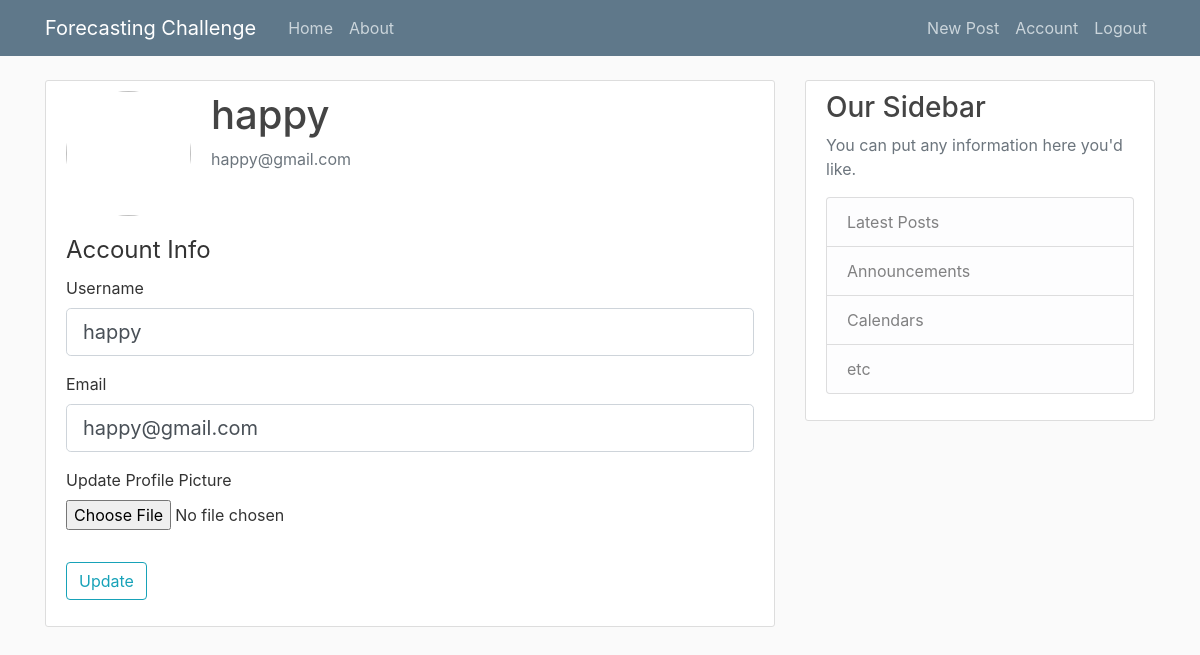
Before: /account (signed in) with the older database file.
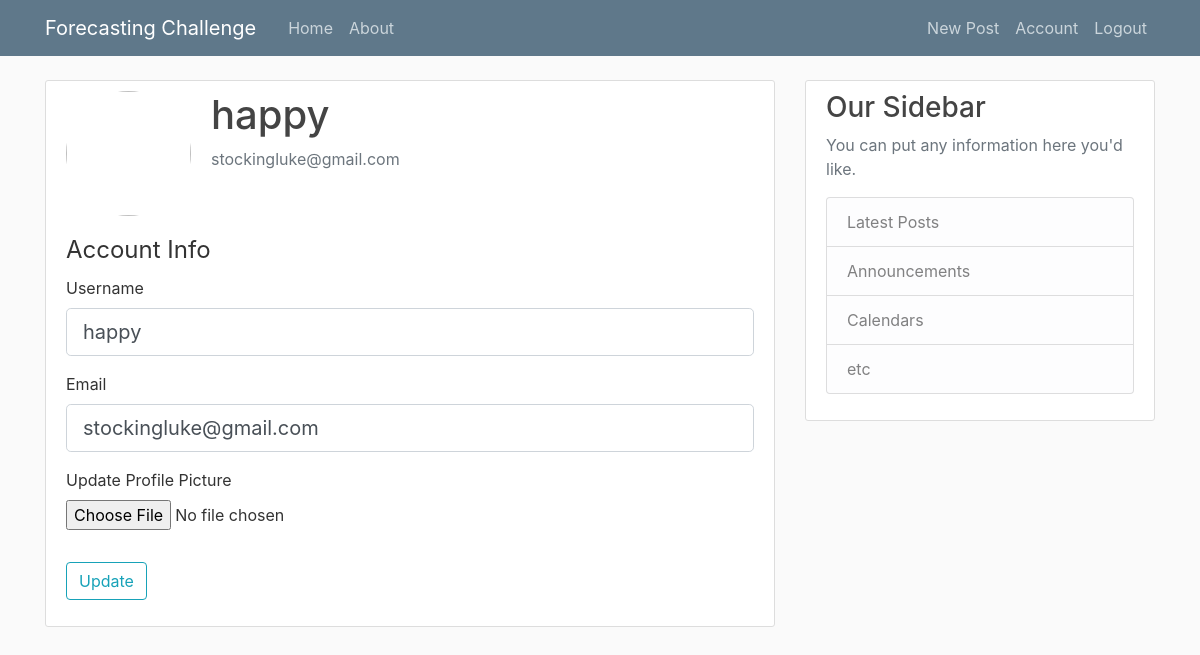
After: the same page with the newer database file.
### forecastingchallenge/models.py (models this page shows, shortened)
class User(db.Model, UserMixin):
    id = db.Column(db.Integer, primary_key=True)
    username = db.Column(db.String(20), unique=True, nullable=False)
    email = db.Column(db.String(120), unique=True, nullable=False)
    image_file = db.Column(db.String(20), nullable=False, default='default.jpg')
    password = db.Column(db.String(60), nullable=False)
    posts = db.relationship('Post', backref='author', lazy=True)
    forecasts = db.relationship('Forecast', backref='author', lazy=True)

### forecastingchallenge/routes.py (the view)
@app.route("/account", methods=['GET', 'POST'])
@login_required
def account():
    form = UpdateAccountForm()
    if form.validate_on_submit():
        if form.picture.data:
            picture_file = save_picture(form.picture.data)
            if current_user.image_file != 'default.jpg':
                delete_picture(current_user.image_file)
            current_user.image_file = picture_file
        current_user.username = form.username.data
        current_user.email = form.email.data
        db.session.commit()
        flash('Your account has been updated.', 'success')
        return redirect(url_for('account'))
    elif request.method == 'GET':
        form.username.data = current_user.username
        form.email.data = current_user.email
    image_file = url_for('static', filename='profile_pics/' + current_user.image_file)
    return render_template('account.html', form=form, image_file=image_file)

### forecastingchallenge/forms.py (shortened to what this page needs)
class UpdateAccountForm(FlaskForm):
    username = StringField('Username', validators=[DataRequired(), Length(min=3, max=20)])
    email = StringField('Email', validators=[DataRequired(), Email(), Length(max=120)])
    picture = FileField('Update Profile Picture', validators=[FileAllowed(['jpg', 'png'])])
    submit = SubmitField('Update')

### forecastingchallenge/models.py (called while the page is built)
@login_manager.user_loader
def load_user(user_id):
    return User.query.get(int(user_id))

### forecastingchallenge/templates/account.html (shortened to what this page needs)
{% extends "layout.html" %}
{% block content%}
    <div class="content-section">
      <div class="media">
        <img class="rounded-circle account-img" src="{{ image_file }}">
        <div class="media-body">
          <h2 class="account-heading">{{ current_user.username }}</h2>
          <p class="text-secondary">{{ current_user.email }}</p>
        </div>
      </div>
        <form method="POST" action="" enctype="multipart/form-data">
            <fieldset class="form-group">
                <legend>Account Info</legend>
                <div class="form-group">
                    {{ form.username.label(class="form-control-label") }}
                    {% if form.username.errors %}
                        {{ form.username(class="form-control form-control-lg is-invalid") }}
                        <div class="invalid-feedback">
                            {% for error in form.username.errors %}
                                <span>{{ error }}</span>
                            {% endfor %}
                        </div>
                    {% else %}
                        {{ form.username(class="form-control form-control-lg") }}
                    {% endif %}
                </div>
                <div class="form-group">
                    {{ form.email.label(class="form-control-label") }}
                    {% if form.email.errors %}
                        {{ form.email(class="form-control form-control-lg is-invalid") }}
                        <div class="invalid-feedback">
                            {% for error in form.email.errors %}
                                <span>{{ error }}</span>
                            {% endfor %}
                        </div>
                    {% else %}
                        {{ form.email(class="form-control form-control-lg") }}
                    {% endif %}
                </div>
                <div class="form-group">
                    {{ form.picture.label() }}
                    {{ form.picture(class="form-control-file") }}
                </div>
            </fieldset>
            <div class="form-group">
                {{ form.submit(class="btn btn-outline-info") }}
            </div>
        </form>
    </div>
{% endblock content %}

### forecastingchallenge/templates/layout.html (shortened to what this page needs)
<!DOCTYPE html>
<html lang="en">
<head>
    <link rel="stylesheet" href="https://maxcdn.bootstrapcdn.com/bootstrap/4.0.0/css/bootstrap.min.css">
    <link rel="stylesheet" type="text/css" href="{{ url_for('static', filename='main.css') }}">
</head>
<body>
    <header class="site-header">
      <nav class="navbar navbar-expand-md navbar-dark bg-steel fixed-top">
        <div class="container">
          <a class="navbar-brand mr-4" href="/">Forecasting Challenge</a>
          <div class="collapse navbar-collapse" id="navbarToggle">
            <div class="navbar-nav mr-auto">
              <a class="nav-item nav-link" href="{{ url_for('home') }}">Home</a>
              <a class="nav-item nav-link" href="{{ url_for('about') }}">About</a>
            </div>
            <div class="navbar-nav">
              {% if current_user.is_authenticated %}
                <a class="nav-item nav-link" href="{{ url_for('post_new') }}">New Post</a>
                <a class="nav-item nav-link" href="{{ url_for('account') }}">Account</a>
                <a class="nav-item nav-link" href="{{ url_for('logout') }}">Logout</a>
              {% else %}
                <a class="nav-item nav-link" href="{{ url_for('login') }}">Login</a>
                <a class="nav-item nav-link" href="{{ url_for('register') }}">Register</a>
              {% endif %}
            </div>
          </div>
        </div>
      </nav>
    </header>
    <main role="main" class="container">
      <div class="row">
        <div class="col-md-8">
            {% block content %}{% endblock %}
        </div>
        <div class="col-md-4">
          <div class="content-section">
            <h3>Our Sidebar</h3>
            <p class='text-muted'>
                You can put any information here you'd like.
              <ul class="list-group">
                <li class="list-group-item list-group-item-light">Latest Posts</li>
                <li class="list-group-item list-group-item-light">Announcements</li>
                <li class="list-group-item list-group-item-light">Calendars</li>
                <li class="list-group-item list-group-item-light">etc</li>
              </ul>
            </p>
          </div>
        </div>
      </div>
    </main>
</body>
</html>

### forecastingchallenge/static/main.css (style rules this page uses)
body { background: #fafafa; color: #333333; margin-top: 5rem; }
h1, h2, h3, h4, h5, h6 { color: #444444; }
.bg-steel { background-color: #5f788a; }
.site-header .navbar-nav .nav-link { color: #cbd5db; }
.content-section { background: #ffffff; padding: 10px 20px; border: 1px solid #dddddd; border-radius: 3px; margin-bottom: 20px; }
.account-img { height: 125px; width: 125px; margin-right: 20px; margin-bottom: 16px; }
.account-heading { font-size: 2.5rem; }

Changed rows visible on the page:
changed User "happy": email "happy@gmail.com" → "stockingluke@gmail.com"
